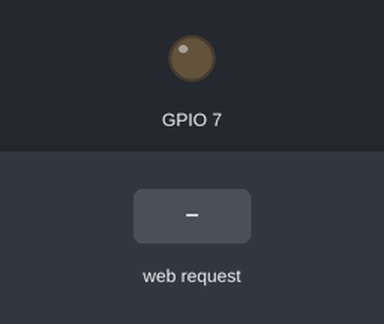
Simulated run of this program. Board: ESP32-C6. Parts: output pins drawn as LEDs (lit = HIGH). The test bench sets the inputs (shaded band). What the program prints to the serial monitor is not drawn.

Above: at 4.2 s.
4.3 s: HTTP request GET /7/on received
At 5.2 s:
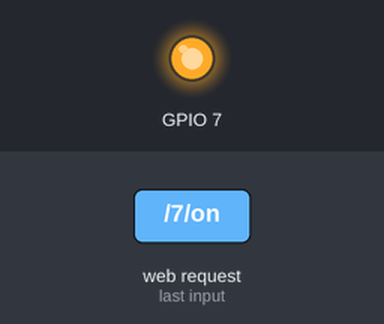
5.8 s: HTTP request GET /7/off received
At 6.4 s:
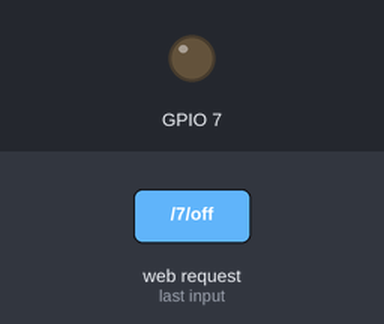
Timing chart, 0 to 8.8 s (numbered marks = the images above; inputs shaded):
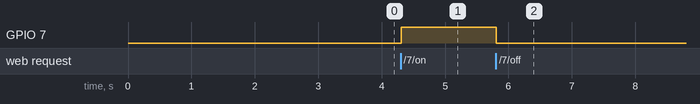

The program:

main.cpp
```cpp
//ESP32 as a Soft AP
//Adapted by T Goo for ECE 4180

#include <WiFi.h>

/*********************************
1.TODO: Generate an ssid (ESP32-<your ESP number>)
and password
**********************************/
const char* ssid     = "ESP32-4180";
const char* password = "ece4180pass";

//set web server port number to 80
WiFiServer server(80);

//var to store the HTTP request data
String header;

// output state to store status of HTML and GPIO
String output7State = "off";


void setup() {
  Serial.begin(115200);
  delay(3000);

  /*****************************
  1.5 TODO: setup GPIO 7 as an output
  ****************************/
  pinMode(7, OUTPUT);
  digitalWrite(7, LOW);

  Serial.println("\nSetting AP (Access Point)…");
  WiFi.softAP(ssid, password);

  /**********************************

  2. TODO: Print out the IP address of the ESP32.Read this documentation to get the IP address.

  ESP32 acts as a Wifi AP that constantly broadcasts an html. Stations that connect to the server and visit the correlating IP address can get access to this HTML.

  Note that ESP32 is acting as a SoftAP (Software Access Point).

  https://espressif-docs.readthedocs-hosted.com/projects/arduino-esp32/en/latest/api/wifi.html
  **************************************/
  Serial.print("AP IP address: ");

  IPAddress IP = WiFi.softAPIP();
  while (!IP) {
    Serial.println("Populate and print out IPAddress");
    delay(5000);
    IP = WiFi.softAPIP();
  }
  Serial.println(IP);

  server.begin(); //Starts server
}


void loop(){
  WiFiClient client = server.available();   // Listen for incoming clients

  if (client) { // If a new client connects,
    Serial.println("New Client.");
    String currentLine = "";  // make a String to hold incoming data from client
    while (client.connected()) {   // loop while the client's connected
      if (client.available()) {    // if there's bytes to read from client
        char c = client.read();    // read a byte, then
        header += c;              //append the byte to header var
        if (c == '\n') {          // if the byte is a newline character
          // if the current line is blank, you got two newline characters in a row.
          // that's the end of the client HTTP request, so send a response:
          if (currentLine.length() == 0) {
            // HTTP headers ALWAYS start with a response code (e.g. HTTP/1.1 200 OK) and a content-type so the client knows what's coming, then a blank line:
            client.println("HTTP/1.1 200 OK");
            client.println("Content-type:text/html");
            client.println("Connection: close");
            client.println();

            /***********************************
            3. TODO: PRINT OUT THE header car (given at top).
            3.5 TODO: PARSE through the header data and update the output7state, and update the GPIO7 output.
            *************************************/
            Serial.println("----- HTTP REQUEST HEADER START -----");
            Serial.print(header);
            Serial.println("----- HTTP REQUEST HEADER END   -----");

            if (header.indexOf("GET /7/on") >= 0) {
              output7State = "on";
              digitalWrite(7, HIGH);
            } else if (header.indexOf("GET /7/off") >= 0) {
              output7State = "off";
              digitalWrite(7, LOW);
            }

            //(THIS IS THE HTML BEING BROADCASTED TO STATION)
            client.println("<!DOCTYPE html><html>");
            client.println("<head><meta name=\"viewport\" content=\"width=device-width, initial-scale=1\">");
            client.println("<link rel=\"icon\" href=\"data:,\">");
            // CSS for on/off buttons
            client.println("<style>html { font-family: Helvetica; display: inline-block; margin: 0px auto; text-align: center;}");
            client.println(".button { background-color: #4CAF50; border: none; color: white; padding: 16px 40px;");
            client.println("text-decoration: none; font-size: 30px; margin: 2px; cursor: pointer;}");
            client.println(".button2 {background-color: #555555;}</style></head>");

            /***********************************
            4. TODO: change "Default Header" to the name of the ssid
            *************************************/
            client.print("<body><h1>");
            client.print(ssid);
            client.println("</h1>");

            // Display current state, and ON/OFF buttons for GPIO 7
            client.println("<p>GPIO 7 - State " + output7State + "</p>");
            // If the output7State is off, display the ON button
            if (output7State=="off") {
              client.println("<p><a href=\"/7/on\"><button class=\"button\">ON</button></a></p>");
            } else { //output7state=on display the OFF button
              client.println("<p><a href=\"/7/off\"><button class=\"button button2\">OFF</button></a></p>");
            }
            client.println("</body></html>");
            // The HTTP response ends with another blank line
            client.println();
            // Break out of the while loop
            break;
          } else { // if you got a newline, then clear currentLine
            currentLine = "";
          }
        } else if (c != '\r') {  // if you got anything else but a carriage return character,
          currentLine += c;      // add it to the end of the currentLine
        }
      }
    }
    // Clear the header variable
    header = "";

    // Close connection
    client.stop();
    Serial.println("Client disconnected.");
    Serial.println("");
  }
}
```

Measured:
- after the input at 4.3 s, GPIO 7: LOW → HIGH at once
- after the input at 5.8 s, GPIO 7: HIGH → LOW at once
